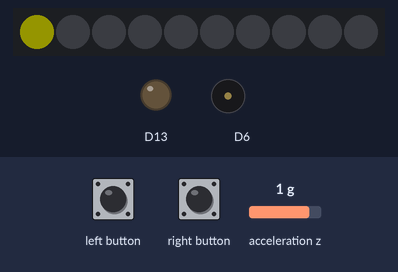
A sketch run on a simulated Adafruit Circuit Playground Express. Shown: 10 RGB LEDs in strip order, left to right, output pins drawn as LEDs (lit = HIGH), buzzer (waves = sounding). The test bench sets the inputs (shaded band); at power-on: acceleration z 1 g. Dim RGB values are drawn brighter than linear; what the sketch prints to the serial monitor is not drawn.

Above: at 1.2 s.
1.3 s: left button pressed for 0.15 s
At 2.6 s:
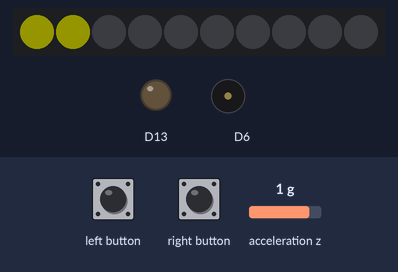
2.9 s: acceleration z set to -0.8 g
5.9 s: left button pressed for 1 s
At 6.35 s:
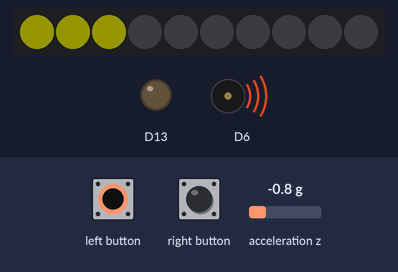
7.5 s: right button pressed for 1 s
At 9.5 s:
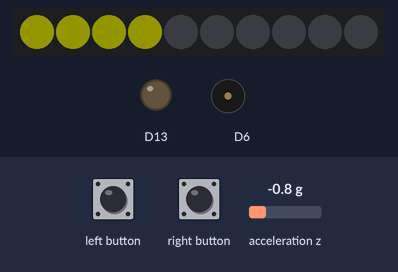
10.0 s: right button pressed for 3.2 s
At 10.15 s:
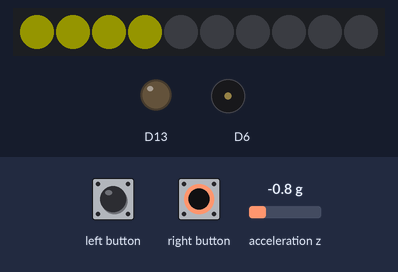
14.7 s: acceleration z set to -1.4 g
Timing chart, 0 to 17.2 s (numbered marks = the images above; inputs shaded):
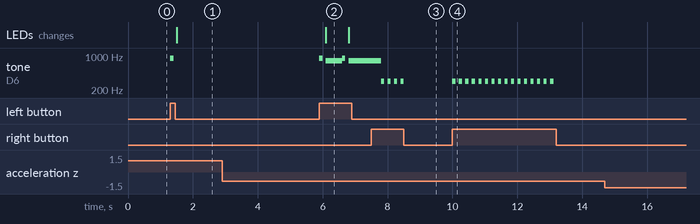

The sketch:

Slouch.ino
```cpp
#include <Adafruit_CircuitPlayground.h>
#define slouchTime 3000

float slouchAngle = 10;

float g = 9.81; //gravity
float rad2deg = 57.29579;

float defaultAngle, currentAngle;
unsigned long start;
bool slouch;


void setup()
{
  Serial.begin(9600);
  CircuitPlayground.begin();
  defaultAngle = 0;


}

void loop()
{
  currentAngle = rad2deg * -asin(CircuitPlayground.motionZ() / g);

  Serial.println("Current body angle" + String (currentAngle) );
  Serial.println("slouch angle" + String (slouchAngle) );
  Serial.println("default body angle" + String (defaultAngle) );
  Serial.println("Difference angle" + String (currentAngle - defaultAngle) );
  Serial.println("");


  //new   adjust target angle by +/- slouch angle and display is accordingly on the board through light

  if ( (CircuitPlayground.leftButton()) )
  {
    slouchAngle += 5;
    if (slouchAngle > 50) //reset slouchAngle to the minium(10) once it reaches beyond the maxium (90).
    {
      slouchAngle = 10;
    }

    CircuitPlayground.playTone(900,100);
    delay(100);

  }

  //set default sitting angle
  if ((CircuitPlayground.rightButton()))
  {
    defaultAngle = currentAngle;
    CircuitPlayground.playTone(300,100);
    delay(100);
  }


  switch (int(slouchAngle))
  {
    case 10:
      for (int i = 1; i<9; i++)
      {
        CircuitPlayground.setPixelColor(i, 0, 0, 0);
      }

      CircuitPlayground.setPixelColor(0, 255, 255, 0);
      break;
    case 15:
      CircuitPlayground.setPixelColor(1, 255, 255, 0);
      break;
    case 20:
      CircuitPlayground.setPixelColor(2, 255, 255, 0);
      break;
    case 25:
      CircuitPlayground.setPixelColor(3, 255, 255, 0);
      break;
    case 30:
      CircuitPlayground.setPixelColor(4, 255, 255, 0);
      break;
    case 35:
      CircuitPlayground.setPixelColor(5, 255, 255, 0);
      break;
    case 40:
      CircuitPlayground.setPixelColor(6, 255, 255, 0);
      break;
    case 45:
      CircuitPlayground.setPixelColor(7, 255, 255, 0);
      break;
    case 50:
      CircuitPlayground.setPixelColor(8, 255, 255, 0);
      break;
  }


  if (currentAngle - defaultAngle > slouchAngle)
  {
    if (slouch == false)
    {
      start = millis();
      slouch =true;
    }
  }
  else
  {
    slouch = false;
  }

  if (slouch == true && millis() - start > slouchTime)
  {
    CircuitPlayground.playTone(800,500);
  }

}
```

Measured:
- after the input at 1.3 s, tone on D6: silent → 900 Hz at once, → silent 0.10 s later; the LEDs: change after 0.20 s (image 1)
- after the input at 5.9 s, the LEDs: change after 0.20 s (image 2)
- after the input at 7.5 s, tone on D6: alternates 300 Hz for 0.10 s and silent for 0.10 s, 8 changes in all, then stays silent, starting after 0.30 s
- after the input at 10.0 s, tone on D6: alternates 300 Hz for 0.10 s and silent for 0.10 s, 32 changes in all, then stays silent, starting at once
- what the display in image 2 shows lasts 0.7 s, from 6.1 s to 6.8 s
